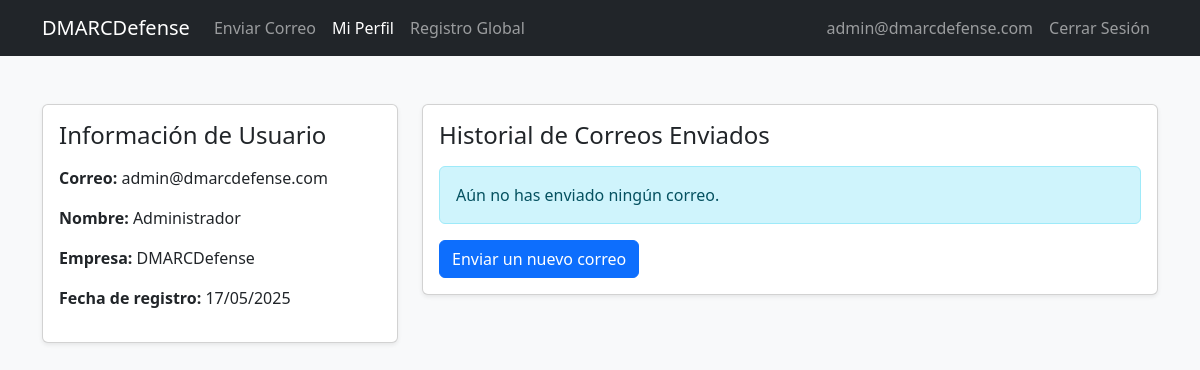
The app's page /profile (signed in) with its own data.
### app.py (models this page shows, shortened)
class User(UserMixin, db.Model):
    id = db.Column(db.Integer, primary_key=True)
    email = db.Column(db.String(120), unique=True, nullable=False)
    password_hash = db.Column(db.String(128))
    name = db.Column(db.String(100))
    company = db.Column(db.String(100))
    is_admin = db.Column(db.Boolean, default=False)  # Campo para identificar administradores
    created_at = db.Column(db.DateTime, default=datetime.utcnow)
    emails = db.relationship('SentEmail', backref='user', lazy=True)

### app.py (the view)
@app.route('/profile')
@login_required
def profile():
    try:
        emails = SentEmail.query.filter_by(user_id=current_user.id).order_by(SentEmail.sent_at.desc()).all()
    except Exception as e:
        print(f"Error en profile: {e}")
        emails = db.session.query(
            SentEmail.id,
            SentEmail.user_id,
            SentEmail.sender,
            SentEmail.recipient,
            SentEmail.subject,
            SentEmail.body,
            SentEmail.status,
            SentEmail.sent_at
        ).filter(SentEmail.user_id == current_user.id).order_by(SentEmail.sent_at.desc()).all()
    return render_template('profile.html', emails=emails)

### app.py (called while the page is built)
@login_manager.user_loader
def load_user(user_id):
    return User.query.get(int(user_id))

### templates/profile.html (shortened to what this page needs)
<!doctype html>
<html lang="es">
<head>
  <link href="https://cdn.jsdelivr.net/npm/bootstrap@5.3.0/dist/css/bootstrap.min.css" rel="stylesheet">
</head>
<body class="bg-light">
<nav class="navbar navbar-expand-lg navbar-dark bg-dark">
  <div class="container">
    <a class="navbar-brand" href="{{ url_for('send_email') }}">DMARCDefense</a>
    <div class="collapse navbar-collapse" id="navbarNav">
      <ul class="navbar-nav me-auto">
        <li class="nav-item">
          <a class="nav-link" href="{{ url_for('send_email') }}">Enviar Correo</a>
        </li>
        <li class="nav-item">
          <a class="nav-link active" href="{{ url_for('profile') }}">Mi Perfil</a>
        </li>
        {% if current_user.is_admin %}
        <li class="nav-item">
          <a class="nav-link" href="{{ url_for('auditlog') }}">Registro Global</a>
        </li>
        {% endif %}
      </ul>
      <ul class="navbar-nav">
        <li class="nav-item">
          <span class="nav-link">{{ current_user.email }}</span>
        </li>
        <li class="nav-item">
          <a class="nav-link" href="{{ url_for('logout') }}">Cerrar Sesión</a>
        </li>
      </ul>
    </div>
  </div>
</nav>
<div class="container py-5">
  <div class="row">
    <div class="col-md-4 mb-4">
      <div class="card shadow-sm">
        <div class="card-body">
          <h4 class="card-title mb-3">Información de Usuario</h4>
          <p><strong>Correo:</strong> {{ current_user.email }}</p>
          <p><strong>Nombre:</strong> {{ current_user.name }}</p>
          <p><strong>Empresa:</strong> {{ current_user.company }}</p>
          <p><strong>Fecha de registro:</strong> {{ current_user.created_at.strftime('%d/%m/%Y') }}</p>
        </div>
      </div>
    </div>
    <div class="col-md-8">
      <div class="card shadow-sm">
        <div class="card-body">
          <h4 class="card-title mb-3">Historial de Correos Enviados</h4>
          {% if emails %}
            <div class="table-responsive">
              <table class="table table-hover">
                <thead>
                  <tr>
                    <th>Fecha</th>
                    <th>Destinatario</th>
                    <th>Asunto</th>
                    <th>Remitente</th>
                    <th>Estado</th>
                  </tr>
                </thead>
                <tbody>
                  {% for email in emails %}
                    <tr>
                      <td>{{ email.sent_at.strftime('%d/%m/%Y %H:%M') }}</td>
                      <td>{{ email.recipient }}</td>
                      <td>{{ email.subject }}</td>
                      <td>{{ email.sender }}</td>
                      <td>
                        {% if email.status == 'success' %}
                          <span class="badge bg-success">Enviado</span>
                        {% else %}
                          <span class="badge bg-danger">Error</span>
                        {% endif %}
                      </td>
                    </tr>
                  {% endfor %}
                </tbody>
              </table>
            </div>
          {% else %}
            <div class="alert alert-info">
              Aún no has enviado ningún correo.
            </div>
          {% endif %}
          <div class="mt-3">
            <a href="{{ url_for('send_email') }}" class="btn btn-primary">Enviar un nuevo correo</a>
          </div>
        </div>
      </div>
    </div>
  </div>
</div>
</body>
</html>

### records on screen
User: email "admin@dmarcdefense.com", name "Administrador", company "DMARCDefense", created_at "17/05/2025"
